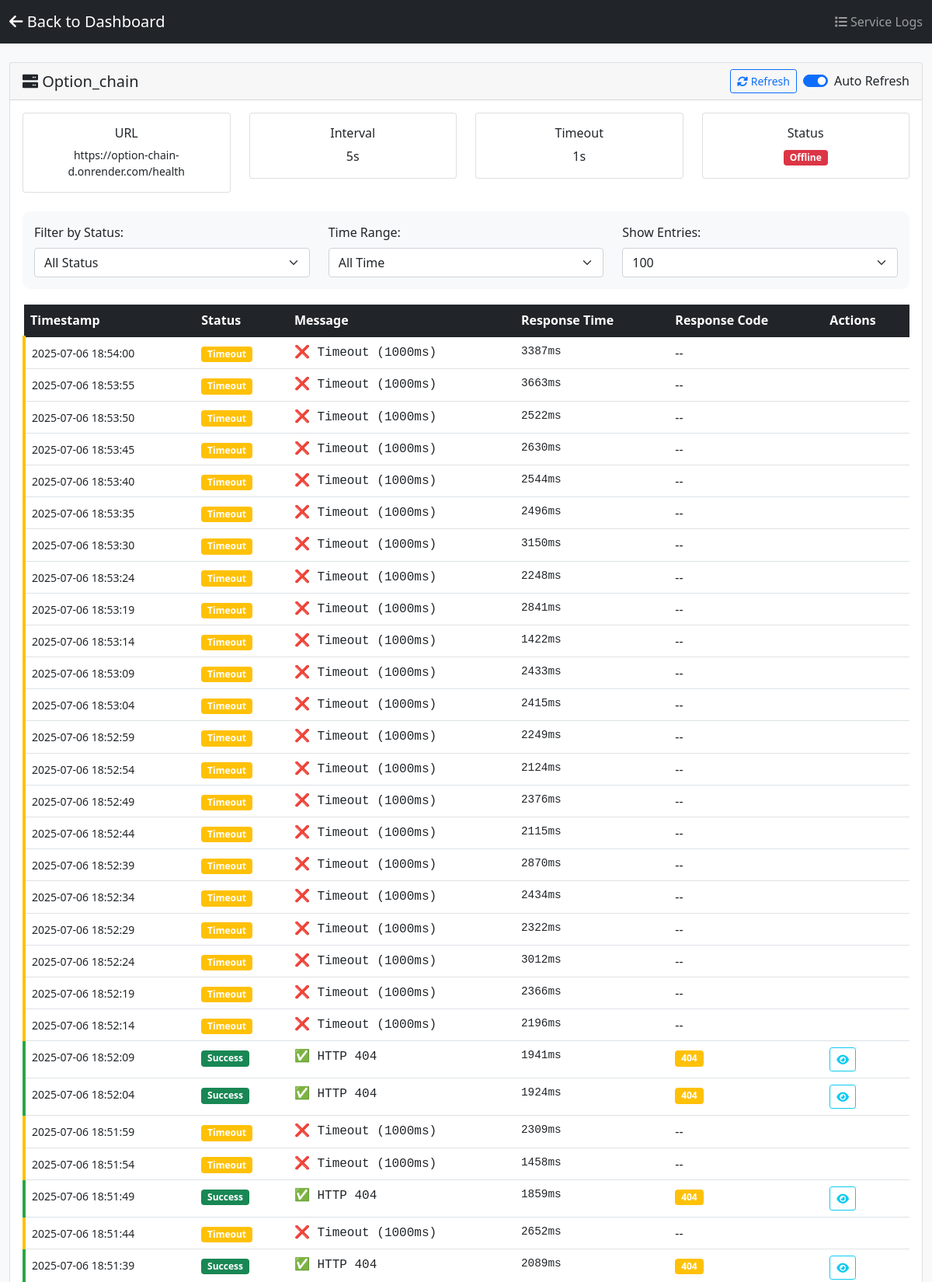
Screenshot of /logs/3 (upper part) with the database file from the repository.
### models.py (models this page shows)
class Service(SQLModel, table=True):
    id: Optional[int] = Field(default=None, primary_key=True)
    name: str = Field(default="")
    url: str
    interval: int = 300000  # milliseconds
    timeout: int = 5000  # milliseconds
    headers: dict = Field(default_factory=dict, sa_column=Column(JSON))
    enabled: bool = True
    retry_attempts: int = 0
    retry_max: int = 3
    last_ping: Optional[str] = None
    last_status: Optional[str] = None
    created_at: datetime = Field(
        default_factory=datetime.utcnow, sa_column=Column(DateTime)
    )
    updated_at: datetime = Field(
        default_factory=datetime.utcnow, sa_column=Column(DateTime)
    )
    ping_logs: List["PingLog"] = Relationship(back_populates="service")

class PingLog(SQLModel, table=True):
    id: Optional[int] = Field(default=None, primary_key=True)
    service_id: int = Field(foreign_key="service.id")
    timestamp: datetime = Field(
        default_factory=datetime.utcnow, sa_column=Column(DateTime)
    )
    status: str
    message: str
    response_time: Optional[float] = None  # in seconds
    response_code: Optional[int] = None
    response_body: Optional[str] = None
    service: Optional[Service] = Relationship(back_populates="ping_logs")

### main.py (the view)
@app.get("/logs/{service_id}", response_class=HTMLResponse)
def view_logs(service_id: int, request: Request, limit: int = 100):
    with get_session() as session:
        service = session.get(Service, service_id)
        if not service:
            raise HTTPException(status_code=404, detail="Service not found")
        logs = (
            session.query(PingLog)
            .filter(PingLog.service_id == service_id)
            .order_by(PingLog.timestamp.desc())
            .limit(limit)
            .all()
        )
        return templates.TemplateResponse(
            "logs.html",
            {
                "request": request,
                "logs": logs,
                "service": service,
                "service_id": service_id,
            },
        )

### templates/logs.html (shortened to what this page needs)
<!DOCTYPE html>
<html lang="en">
  <head>
    <link
      href="https://cdn.jsdelivr.net/npm/bootstrap@5.1.3/dist/css/bootstrap.min.css"
      rel="stylesheet"
    />
    <link
      href="https://cdnjs.cloudflare.com/ajax/libs/font-awesome/6.0.0/css/all.min.css"
      rel="stylesheet"
    />
  </head>
  <body class="bg-light">
    <nav class="navbar navbar-dark bg-dark">
      <div class="container-fluid">
        <a href="/" class="navbar-brand">
          <i class="fas fa-arrow-left"></i> Back to Dashboard
        </a>
        <span class="navbar-text">
          <i class="fas fa-list"></i> Service Logs
        </span>
      </div>
    </nav>
    <div class="container-fluid mt-4">
      <div class="row">
        <div class="col-md-12">
          <div class="card">
            <div
              class="card-header d-flex justify-content-between align-items-center"
            >
              <h5 class="mb-0">
                <i class="fas fa-server"></i> {{ service.name or service.url }}
              </h5>
              <div class="d-flex align-items-center">
                <button
                  class="btn btn-sm btn-outline-primary me-2"
                  onclick="refreshLogs()"
                >
                  <i class="fas fa-sync-alt"></i> Refresh
                </button>
                <div class="form-check form-switch">
                  <input
                    class="form-check-input"
                    type="checkbox"
                    id="autoRefresh"
                    checked
                  />
                  <label class="form-check-label" for="autoRefresh"
                    >Auto Refresh</label
                  >
                </div>
              </div>
            </div>
            <div class="card-body">
              <div class="row mb-4">
                <div class="col-md-3">
                  <div class="card text-center">
                    <div class="card-body">
                      <h6 class="card-title">URL</h6>
                      <p class="card-text small">{{ service.url }}</p>
                    </div>
                  </div>
                </div>
                <div class="col-md-3">
                  <div class="card text-center">
                    <div class="card-body">
                      <h6 class="card-title">Interval</h6>
                      <p class="card-text">
                        {{ (service.interval / 1000)|int }}s
                      </p>
                    </div>
                  </div>
                </div>
                <div class="col-md-3">
                  <div class="card text-center">
                    <div class="card-body">
                      <h6 class="card-title">Timeout</h6>
                      <p class="card-text">
                        {{ (service.timeout / 1000)|int }}s
                      </p>
                    </div>
                  </div>
                </div>
                <div class="col-md-3">
                  <div class="card text-center">
                    <div class="card-body">
                      <h6 class="card-title">Status</h6>
                      <p class="card-text">
                        <span
                          class="badge {% if service.enabled %}{% if service.last_status == 'success' %}bg-success{% else %}bg-danger{% endif %}{% else %}bg-secondary{% endif %}"
                        >
                          {% if not service.enabled %}Disabled {% elif
                          service.last_status == 'success' %}Online {% else
                          %}Offline{% endif %}
                        </span>
                      </p>
                    </div>
                  </div>
                </div>
              </div>
              <div class="filter-bar">
                <div class="row align-items-center">
                  <div class="col-md-4">
                    <label for="statusFilter" class="form-label"
                      >Filter by Status:</label
                    >
                    <select
                      class="form-select"
                      id="statusFilter"
                      onchange="filterLogs()"
                    >
                      <option value="">All Status</option>
                    </select>
                  </div>
                  <div class="col-md-4">
                    <label for="timeFilter" class="form-label"
                      >Time Range:</label
                    >
                    <select
                      class="form-select"
                      id="timeFilter"
                      onchange="filterLogs()"
                    >
                      <option value="">All Time</option>
                    </select>
                  </div>
                  <div class="col-md-4">
                    <label for="limitFilter" class="form-label"
                      >Show Entries:</label
                    >
                    <select
                      class="form-select"
                      id="limitFilter"
                      onchange="filterLogs()"
                    >
                      <option value="100" selected>100</option>
                    </select>
                  </div>
                </div>
              </div>
              <div class="table-responsive">
                <table class="table table-hover">
                  <thead class="table-dark">
                    <tr>
                      <th>Timestamp</th>
                      <th>Status</th>
                      <th>Message</th>
                      <th>Response Time</th>
                      <th>Response Code</th>
                      <th>Actions</th>
                    </tr>
                  </thead>
                  <tbody id="logsTableBody">
                    {% for log in logs %}
                    <tr
                      class="log-entry {{ log.status }}"
                      data-timestamp="{{ log.timestamp.isoformat() }}"
                      data-status="{{ log.status }}"
                    >
                      <td>
                        <small
                          >{{ log.timestamp.strftime('%Y-%m-%d %H:%M:%S')
                          }}</small
                        >
                      </td>
                      <td>
                        <span
                          class="badge {% if log.status == 'success' %}bg-success{% elif log.status == 'timeout' %}bg-warning{% elif log.status == 'disabled' %}bg-secondary{% else %}bg-danger{% endif %}"
                        >
                          {{ log.status.title() }}
                        </span>
                      </td>
                      <td class="log-message">{{ log.message }}</td>
                      <td class="response-time">
                        {% if log.response_time %} {{ (log.response_time *
                        1000)|round(0)|int }}ms {% else %} -- {% endif %}
                      </td>
                      <td>
                        {% if log.response_code %}
                        <span
                          class="badge {% if log.response_code < 400 %}bg-success{% elif log.response_code < 500 %}bg-warning{% else %}bg-danger{% endif %}"
                        >
                          {{ log.response_code }}
                        </span>
                        {% else %} -- {% endif %}
                      </td>
                      <td>
                        {% if log.response_body %}
                        <button
                          class="btn btn-sm btn-outline-info"
                          onclick="showResponse({{ log.id }}, '{{ log.response_body[:100]|e }}')"
                        >
                          <i class="fas fa-eye"></i>
                        </button>
                        {% endif %}
                      </td>
                    </tr>
                    {% endfor %}
                  </tbody>
                </table>
              </div>
            </div>
          </div>
        </div>
      </div>
    </div>
  </body>
</html>

### templates/logs.html (style rules this page uses)
.log-entry { border-left: 4px solid #e9ecef; transition: all 0.3s ease; }
.log-entry.success { border-left-color: #28a745; }
.log-entry.timeout { border-left-color: #ffc107; }
.response-time { font-family: "Courier New", monospace; font-size: 0.9em; }
.log-message { font-family: "Courier New", monospace; }
.filter-bar { background: #f8f9fa; border-radius: 10px; padding: 15px; margin-bottom: 20px; }

### rows the page displays
Service: name "Option_chain", url "https://option-chain-d.onrender.com/health", (service.interval/1000)|int "5", (service.timeout/1000)|int "1"
PingLog: timestamp "2025-07-06 18:54:00", status "Timeout", message "❌ Timeout (1000ms)", response_time "3387"
PingLog: timestamp "2025-07-06 18:53:55", status "Timeout", message "❌ Timeout (1000ms)", response_time "3663"
PingLog: timestamp "2025-07-06 18:53:50", status "Timeout", message "❌ Timeout (1000ms)", response_time "2522"
PingLog: timestamp "2025-07-06 18:53:45", status "Timeout", message "❌ Timeout (1000ms)", response_time "2630"
PingLog: timestamp "2025-07-06 18:53:40", status "Timeout", message "❌ Timeout (1000ms)", response_time "2544"
PingLog: timestamp "2025-07-06 18:53:35", status "Timeout", message "❌ Timeout (1000ms)", response_time "2496"
PingLog: timestamp "2025-07-06 18:53:30", status "Timeout", message "❌ Timeout (1000ms)", response_time "3150"
PingLog: timestamp "2025-07-06 18:53:24", status "Timeout", message "❌ Timeout (1000ms)", response_time "2248"
PingLog: timestamp "2025-07-06 18:53:19", status "Timeout", message "❌ Timeout (1000ms)", response_time "2841"
PingLog: timestamp "2025-07-06 18:53:14", status "Timeout", message "❌ Timeout (1000ms)", response_time "1422"
PingLog: timestamp "2025-07-06 18:53:09", status "Timeout", message "❌ Timeout (1000ms)", response_time "2433"
PingLog: timestamp "2025-07-06 18:53:04", status "Timeout", message "❌ Timeout (1000ms)", response_time "2415"
PingLog: timestamp "2025-07-06 18:52:59", status "Timeout", message "❌ Timeout (1000ms)", response_time "2249"
PingLog: timestamp "2025-07-06 18:52:54", status "Timeout", message "❌ Timeout (1000ms)", response_time "2124"
PingLog: timestamp "2025-07-06 18:52:49", status "Timeout", message "❌ Timeout (1000ms)", response_time "2376"
PingLog: timestamp "2025-07-06 18:52:44", status "Timeout", message "❌ Timeout (1000ms)", response_time "2115"
PingLog: timestamp "2025-07-06 18:52:39", status "Timeout", message "❌ Timeout (1000ms)", response_time "2870"
PingLog: timestamp "2025-07-06 18:52:34", status "Timeout", message "❌ Timeout (1000ms)", response_time "2434"
PingLog: timestamp "2025-07-06 18:52:29", status "Timeout", message "❌ Timeout (1000ms)", response_time "2322"
PingLog: timestamp "2025-07-06 18:52:24", status "Timeout", message "❌ Timeout (1000ms)", response_time "3012"
PingLog: timestamp "2025-07-06 18:52:19", status "Timeout", message "❌ Timeout (1000ms)", response_time "2366"
PingLog: timestamp "2025-07-06 18:52:14", status "Timeout", message "❌ Timeout (1000ms)", response_time "2196"
PingLog: timestamp "2025-07-06 18:52:09", status "Success", message "✅ HTTP 404", response_time "1941", response_code "404"
PingLog: timestamp "2025-07-06 18:52:04", status "Success", message "✅ HTTP 404", response_time "1924", response_code "404"
PingLog: timestamp "2025-07-06 18:51:59", status "Timeout", message "❌ Timeout (1000ms)", response_time "2309"
PingLog: timestamp "2025-07-06 18:51:54", status "Timeout", message "❌ Timeout (1000ms)", response_time "1458"
PingLog: timestamp "2025-07-06 18:51:49", status "Success", message "✅ HTTP 404", response_time "1859", response_code "404"
PingLog: timestamp "2025-07-06 18:51:44", status "Timeout", message "❌ Timeout (1000ms)", response_time "2652"
PingLog: timestamp "2025-07-06 18:51:39", status "Success", message "✅ HTTP 404", response_time "2089", response_code "404"
